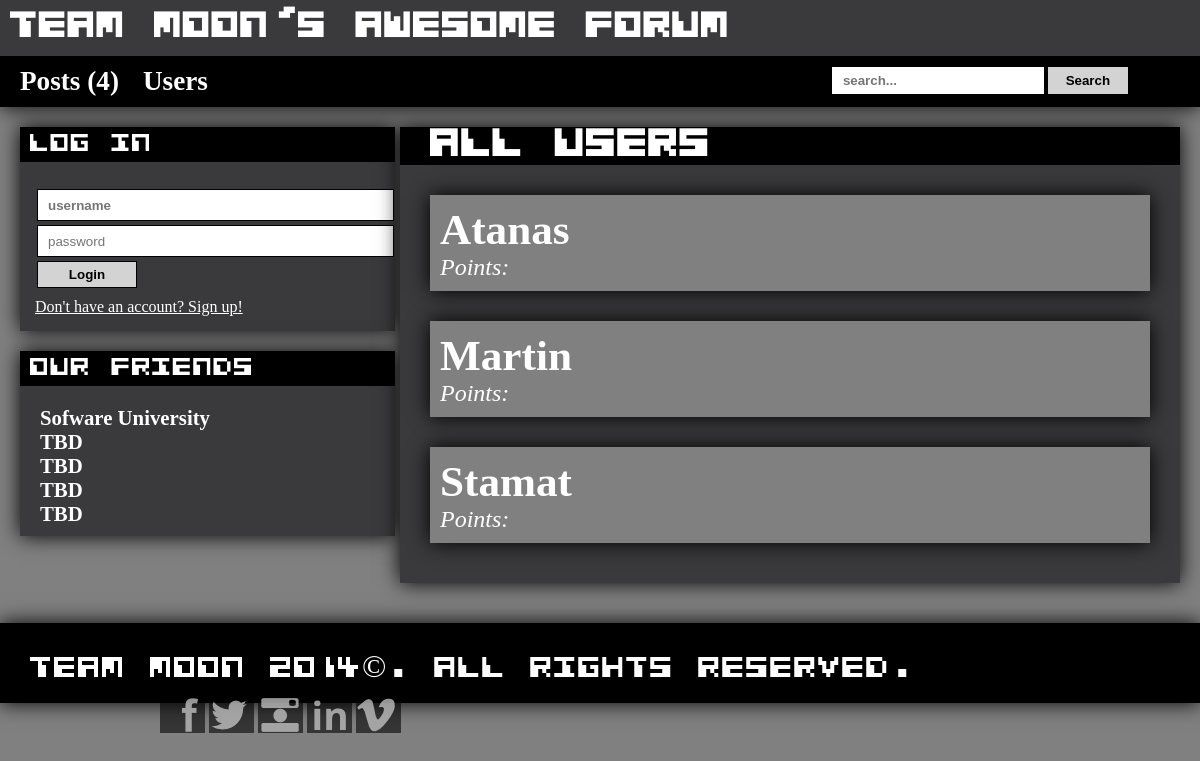
/users.php, run on an earlier commit of the app's database.
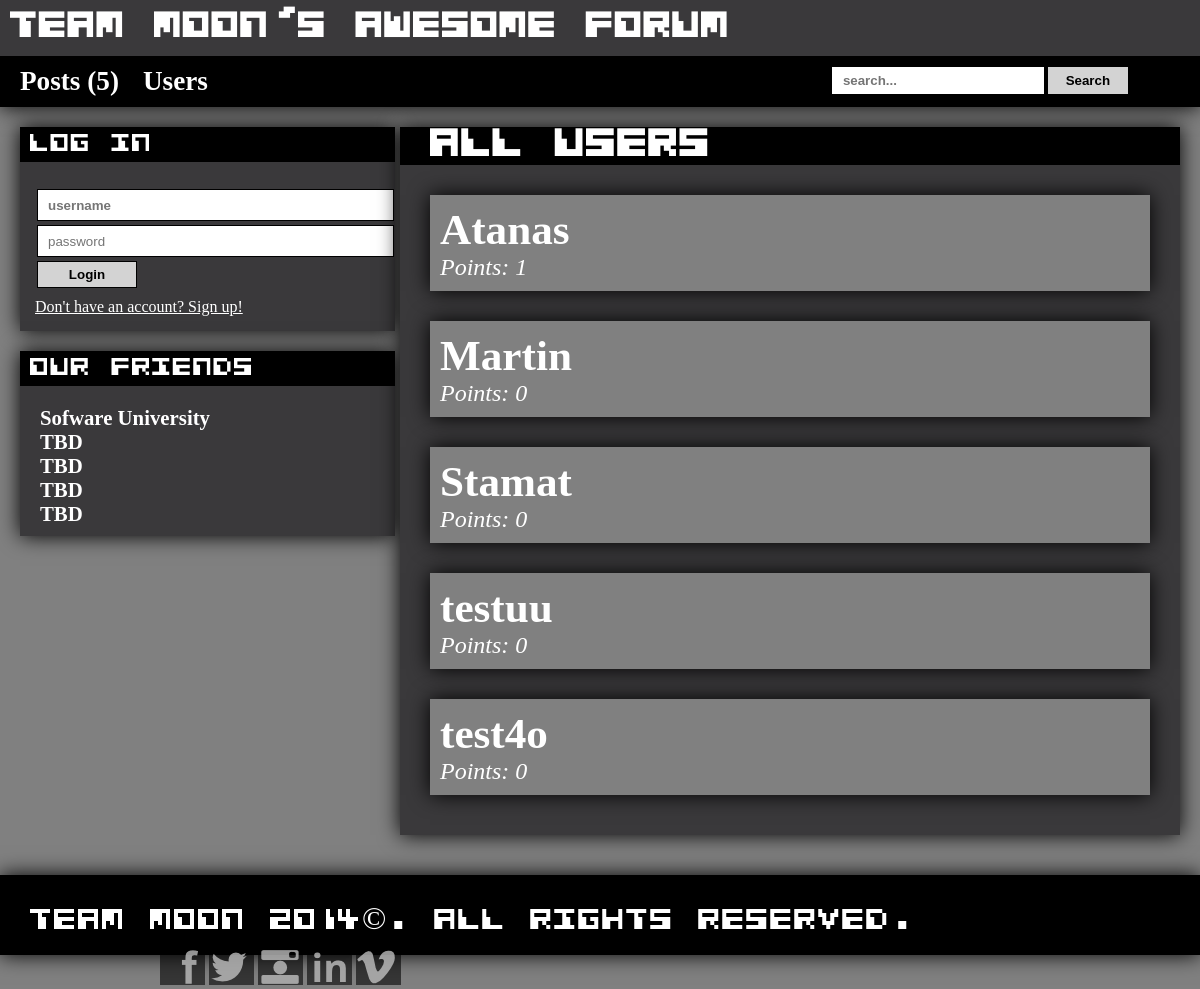
And on a later commit of the database.
### tables this page shows
CREATE TABLE IF NOT EXISTS `users` (
  `user_id` int(11) NOT NULL AUTO_INCREMENT,
  `name` varchar(50) NOT NULL,
  `passwd` varchar(50) NOT NULL,
  `activity` varchar(50) NOT NULL DEFAULT '0',
  `access_lvl` tinyint(4) NOT NULL DEFAULT '1',
  PRIMARY KEY (`user_id`),
  UNIQUE KEY `name` (`name`)
);

### users.php (the view, shortened to what this page needs)
<?php
require 'includes/header.php';
?>
<div id="posts-wrapper">
<h2>All Users</h2>
<?php
$sql = "
    SELECT *
    FROM `users`
";
$query = mysqli_query($connection, $sql);
?>
<?php while ($row = $query->fetch_assoc()) { ?>
    <?php
    $userid = $row['user_id'];
    $username = $row['name'];
    $activity = $row['activity'];
    ?>
	<article id="users-main">
        <header class="post-header">
            <a href="posts.php?author=<?php echo $userid; ?>"><h1><?php echo $username; ?></h1> Points: <?php echo $activity; ?></a>
        </header>
    </article>
<?php }?>
</div>
<?php require 'includes/footer.php';

### includes/header.php (shortened to what this page needs)
<?php
require 'includes/connection.php';
require 'includes/functions.php';
?>
<!DOCTYPE html>
<html>
    <head>
        <title><?php printf('%s | %s', $pageTitle, APPLICATION_NAME); ?></title>
        <link rel="stylesheet" href="css/styles.css" />
    </head>
    <body>
        <div id="wrapper">
            <header id="header">
                <h1 id="logo">
                    <a href="index.php">Team moon's awesome forum</a>
                </h1>
                <?php $countAllPosts = countAllPosts($connection); ?>
                <nav id="main-nav" role="navigation">
                    <ul>
                        <li>
                            <a <?php checkForCurrentPage($pageTitle, 'Posts') ?> href="posts.php">Posts (<?php echo $countAllPosts; ?>)</a>
                        </li>
						<li>
                            <a <?php checkForCurrentPage($pageTitle, 'Users') ?> href="users.php">Users</a>
                        </li>
                    </ul>
					<div id="search-box">
						<form method="POST" action="search.php" role="form">
							<input type="text" name="searchText" placeholder="search..." required />
							<input type="submit" name="search" value="Search" />
						</form>
					</div>
                </nav>
			 </header>
			<div id="asides">
			<aside>
				<?php if (existLoggedUser()) { ?>
					<header>User Panel</header>
                    <div id="hello-user">
                        <p>Hello, <?php echo $username . ' ' . printAccessLevelName($connection, $_SESSION['accessLevel']); ?></p>
						<hr>
						<ul>
                	        <li><a href="index.php">POSTS</a></li>
                	        <li><a href="add-post.php">ADD POST</a></li>
                	        <li><a href="account.php">ACCOUNT</a></li>
						</ul>
						<hr>
                    <a href="processing/logout.php">Logout</a>
					</div>
                <?php } else { ?>
					<header>Log In</header>
                    <div id="log_in">
                        <form method="POST" action="processing/check-user.php" role="form">
                            <input type="text" name="username" placeholder="username" placeholder="username" required autocomplete="on" />
                            <input type="password" name="password" placeholder="password" placeholder="password" required />
                            <input type="submit" name="user-action" value="Login" />
                        </form>
						<br>
						<a href="register.php">Don't have an account? Sign up!</a>
                    </div>
                <?php } ?>
			</aside>
			<aside>
				<header>Our Friends</header>
				<div id="friends_links">
					<ul>
						<li><a href="#">Sofware University</a></li>
						<li><a href="">TBD</a></li>
						<li><a href="">TBD</a></li>
						<li><a href="">TBD</a></li>
						<li><a href="">TBD</a></li>
					</ul>
				</div>
			</aside>
			</div>
            <div id="content">

### includes/functions.php (shortened to what this page needs)
<?php
function existLoggedUser() {
    if (isset($_SESSION['isLogged']) && $_SESSION['isLogged'] == true) {
        return true;
    } else {
        return false;
    }
}
function checkForCurrentPage($pageTitle, $currentLink) {
    if ($pageTitle == $currentLink) {
        echo 'class="current"';
    }
}
function countAllPosts($connection) {
    $sql = "SELECT COUNT(*)
            FROM `messages`";
    $query = mysqli_query($connection, $sql);
    $row = $query->fetch_assoc();
    return $row['COUNT(*)'];
}

### includes/footer.php
            </div>
            <footer>
			<div id="footer-site">
				Team Moon 2014&copy;. All Rights Reserved.
			</div>
			<div class="social">
				<ul>
					<li><a href="#" id="facebook"></a></li>
					<li><a href="#" id="twitter"></a></li>
					<li><a href="#" id="instagram"></a></li>
					<li><a href="#" id="linkedin"></a></li>
					<li><a href="#" id="flickr"></a></li>
				</ul>
			</div>
		</footer>
        </div>
    </body>
</html>

What changed in the data, as far as the page shows it:
changed users "Atanas": activity (not shown) → "1"
changed users "Martin": activity (not shown) → "0"
changed users "Stamat": activity (not shown) → "0"
added users: name "testuu", activity "0"
added users: name "test4o", activity "0"
Also different on the page:
$countAllPosts: "4" → "5"
